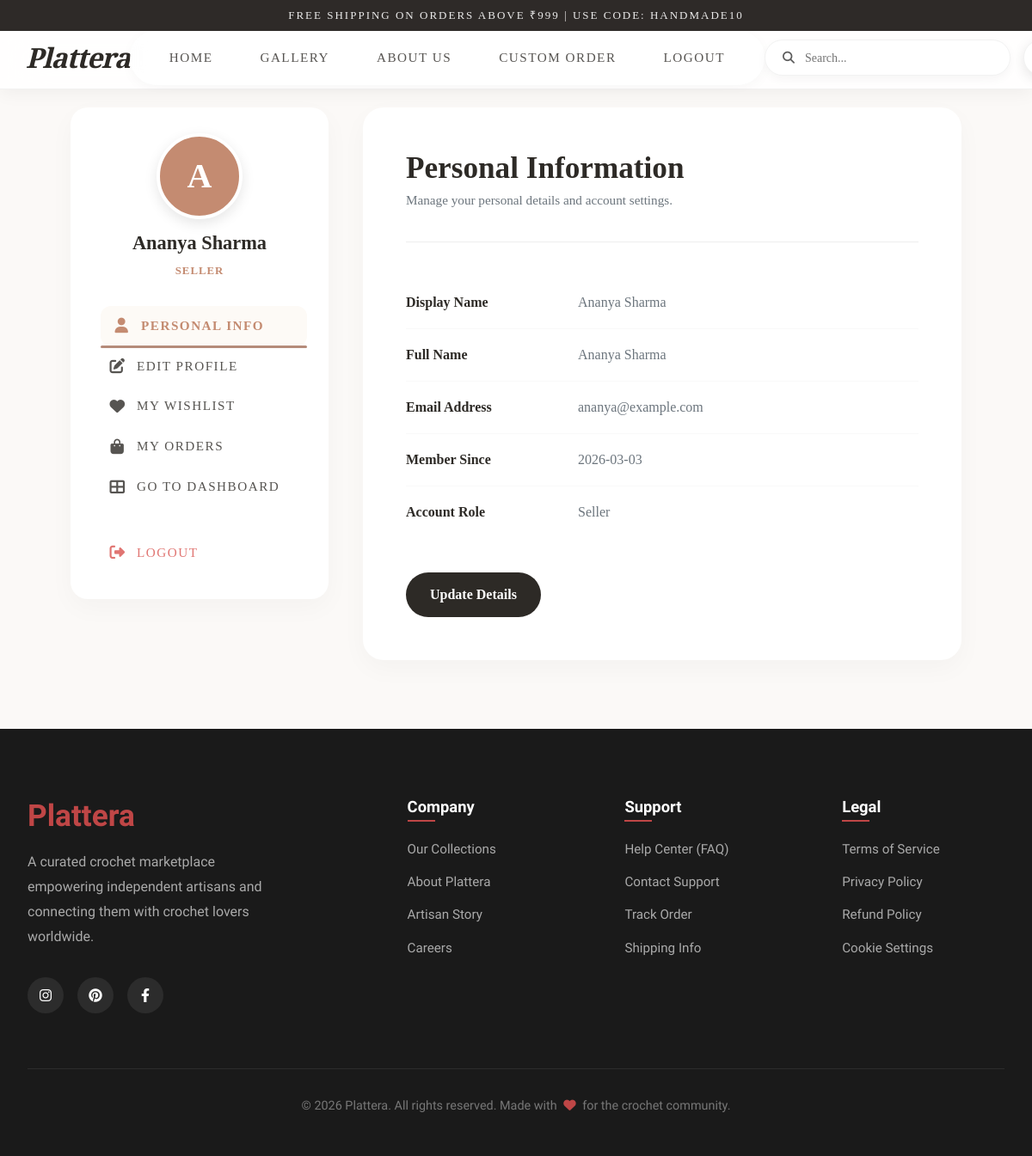
Page /auth/profile (signed in) on the committed database.
### tables this page shows
CREATE TABLE users (
        u_id INTEGER PRIMARY KEY AUTOINCREMENT,
        u_name TEXT NOT NULL,
        u_email TEXT UNIQUE NOT NULL,
        u_password TEXT NOT NULL,
        u_role TEXT CHECK(u_role IN ('admin','seller','buyer')) NOT NULL,
        created_at TIMESTAMP DEFAULT CURRENT_TIMESTAMP
    , first_name TEXT, last_name TEXT, approval_status TEXT DEFAULT 'Approved', phone_number TEXT, reset_token TEXT, reset_expiry TIMESTAMP);

### blueprints/auth.py (the view, shortened to what this page needs)
@auth_bp.route('/profile', methods=['GET', 'POST'])
@login_required
def profile():
    wishlist_items = query_db('''
        SELECT p.p_id, p.p_name, p.p_price, pi.image_url, sp.shop_name
        FROM wishlist w
        JOIN products p ON w.p_id = p.p_id
        LEFT JOIN product_images pi ON p.p_id = pi.p_id
        LEFT JOIN seller_profiles sp ON p.seller_id = sp.u_id
        WHERE w.u_id = ?
        GROUP BY p.p_id
        ORDER BY w.created_at DESC
    ''', [current_user.u_id])
    return render_template('auth/profile.html', wishlist_items=wishlist_items)

### db.py (called while the page is built)
def get_db():
    if 'db' not in g:
        g.db = sqlite3.connect(DATABASE)
        g.db.row_factory = sqlite3.Row
    return g.db

def query_db(query, args=(), one=False):
    cur = get_db().execute(query, args)
    rv = cur.fetchall()
    cur.close()
    return (rv[0] if rv else None) if one else rv

### models.py (called while the page is built)
    @staticmethod
    def get(user_id):
        row = query_db(
            'SELECT u_id, u_name, u_email, u_role, approval_status, phone_number, first_name, last_name, created_at FROM users WHERE u_id = ?',
            [user_id], one=True
        )
        if row is None:
            return None
        return User(
            u_id=row['u_id'],
            u_name=row['u_name'],
            u_email=row['u_email'],
            u_role=row['u_role'],
            approval_status=row['approval_status'],
            phone_number=row['phone_number'],
            first_name=row['first_name'],
            last_name=row['last_name'],
            created_at=row['created_at']
        )

### templates/auth/profile.html (shortened to what this page needs)
{% extends "base.html" %}
{% block content %}
<div class="profile-page-wrapper">
    <div class="profile-container">
        <div class="profile-grid">
            <aside class="profile-nav">
                <div class="profile-pic-container">
                    <div class="profile-pic-circle">
                        {{ (current_user.first_name or current_user.u_name)[0]|upper }}
                    </div>
                    <h3 class="profile-nav-name">{{ current_user.u_name }}</h3>
                    <span class="profile-nav-role">{{ current_user.u_role|title }}</span>
                </div>
                <div class="nav-list">
                    <button class="nav-link active" onclick="switchPane('personal-info')" id="nav-info">
                        <i class="fas fa-user"></i> Personal Info
                    </button>
                    <button class="nav-link" onclick="switchPane('edit-profile')" id="nav-edit">
                        <i class="fas fa-edit"></i> Edit Profile
                    </button>
                    <button class="nav-link" onclick="switchPane('wishlist')" id="nav-wishlist">
                        <i class="fas fa-heart"></i> My Wishlist
                    </button>
                    <a href="{{ url_for('order.order_history') }}" class="nav-link">
                        <i class="fas fa-shopping-bag"></i> My Orders
                    </a>
                    <a href="{{ url_for('auth.dashboard') }}" class="nav-link">
                        <i class="fas fa-th-large"></i> Go to Dashboard
                    </a>
                    <a href="{{ url_for('auth.logout') }}" class="nav-link" style="color: #d9534f; margin-top: 30px;">
                        <i class="fas fa-sign-out-alt"></i> Logout
                    </a>
                </div>
            </aside>
            <main class="profile-main">
                <div class="content-pane active" id="personal-info">
                    <div class="pane-header">
                        <h2>Personal Information</h2>
                        <p>Manage your personal details and account settings.</p>
                    </div>
                    <div class="info-row">
                        <span class="info-label">Display Name</span>
                        <span class="info-value">{{ current_user.u_name }}</span>
                    </div>
                    <div class="info-row">
                        <span class="info-label">Full Name</span>
                        <span class="info-value">{{ current_user.first_name or '' }} {{ current_user.last_name or ''
                            }}</span>
                    </div>
                    <div class="info-row">
                        <span class="info-label">Email Address</span>
                        <span class="info-value">{{ current_user.u_email }}</span>
                    </div>
                    <div class="info-row">
                        <span class="info-label">Member Since</span>
                        <span class="info-value">
                            {% if current_user.created_at %}
                            {{ current_user.created_at[:10] }}
                            {% else %}
                            February 2026
                            {% endif %}
                        </span>
                    </div>
                    <div class="info-row" style="border:none;">
                        <span class="info-label">Account Role</span>
                        <span class="info-value">{{ current_user.u_role|title }}</span>
                    </div>
                    <div style="margin-top: 40px;">
                        <button class="btn-action btn-primary" onclick="switchPane('edit-profile')">
                            Update Details
                        </button>
                    </div>
                </div>
            </main>
        </div>
    </div>
</div>
{% endblock %}

### templates/base.html (style rules this page uses)
:root { --primary: #b58b7a; --text-dark: #2e2a28; --font-heading: 'Crimson Pro', serif; --font-body: 'Tenor Sans', sans-serif; --container-width: 1280px; }
html { font-size: 100%; }
body { font-family: var(--font-body) !important; color: var(--text-dark); background-color: #fbf9f7; }
h1, h2, h3, h4, h5, h6 { font-family: var(--font-heading) !important; font-weight: 600; }

### templates/partials/header.html (style rules this page uses)
html { scroll-behavior: smooth; }
:root { --bg-color: #fbf9f7; --text-dark: #2e2a28; --text-light: #5d5d5d; --accent-brown: #b58b7a; --glass-bg: rgba(255, 255, 255, 0.25); --glass-border: rgba(255, 255, 255, 0.5); --glass-shadow: 0 8px 32px 0 rgba(31, 38, 135, 0.07); --font-heading: var(--font-heading, 'Crimson Pro', serif); --font-body: var(--font-body, 'Tenor Sans', sans-serif); --container-width: 1400px; --transition: all 0.4s ease; }
body { font-family: var(--font-body); color: var(--text-dark); background-color: var(--bg-color); }
a { text-decoration: none; color: inherit; transition: var(--transition); }
.nav-link { color: var(--text-dark); text-decoration: none; font-size: 14px; font-weight: 600; text-transform: uppercase; letter-spacing: 1.5px; transition: all 0.3s ease; opacity: 0.8; position: relative; padding: 5px 0; white-space: nowrap; }
.nav-link::after { content: ''; position: absolute; bottom: -2px; left: 50%; transform: translateX(-50%); width: 0; height: 3px; background: var(--accent-brown); transition: width 0.3s ease; border-radius: 2px; }
.nav-link:hover::after, .nav-link.active::after { width: 100%; }
.nav-link:hover, .nav-link.active { opacity: 1; color: var(--accent-brown); font-weight: 700; }

### templates/auth/profile.html (style rules this page uses)
:root { --text-dark: #2d2a26; --text-muted: #6c757d; --primary-gold: #c48b71; --bg-shade: #fbf9f7; --white: #ffffff; --border-color: #eee; --transition: all 0.3s cubic-bezier(0.165, 0.84, 0.44, 1); }
.profile-page-wrapper { background-color: var(--bg-shade); min-height: 100vh; padding: 120px 0 80px; margin-top: -100px; position: relative; }
.profile-container { max-width: 1100px; margin: 0 auto; padding: 0 2rem; }
.profile-grid { display: grid; grid-template-columns: 300px 1fr; gap: 40px; }
.profile-nav { background: var(--white); padding: 30px; border-radius: 20px; box-shadow: 0 10px 30px rgba(0, 0, 0, 0.03); height: fit-content; }
.profile-pic-container { text-align: center; margin-bottom: 30px; }
.profile-pic-circle { width: 100px; height: 100px; background: var(--primary-gold); color: white; border-radius: 50%; display: flex; align-items: center; justify-content: center; font-size: 2.5rem; font-weight: 600; margin: 0 auto 15px; border: 4px solid var(--white); box-shadow: 0 5px 15px rgba(0, 0, 0, 0.1); }
.profile-nav-name { font-family: 'Crimson Pro', serif; font-size: 1.4rem; font-weight: 700; margin-bottom: 5px; }
.profile-nav-role { font-size: 0.8rem; text-transform: uppercase; color: var(--primary-gold); letter-spacing: 1px; font-weight: 600; }
.nav-list { list-style: none; margin-top: 30px; }
.nav-link { display: flex; align-items: center; gap: 12px; padding: 12px 15px; border-radius: 12px; color: var(--text-dark); text-decoration: none; font-weight: 500; transition: var(--transition); cursor: pointer; border: none; background: none; width: 100%; text-align: left; font-size: 0.95rem; }
.nav-link:hover, .nav-link.active { background: #fdfaf6; color: var(--primary-gold); transform: translateX(5px); }
.nav-link i { font-size: 1.1rem; width: 20px; text-align: center; }
.profile-main { background: var(--white); padding: 50px; border-radius: 24px; box-shadow: 0 10px 30px rgba(0, 0, 0, 0.03); }
.content-pane { display: none; animation: fadeIn 0.4s ease; }
.content-pane.active { display: block; }
.pane-header { margin-bottom: 40px; border-bottom: 1px solid var(--border-color); padding-bottom: 20px; }
.pane-header h2 { font-family: 'Crimson Pro', serif; font-size: 2.2rem; color: var(--text-dark); margin-bottom: 5px; }
.pane-header p { color: var(--text-muted); font-size: 0.95rem; }
.info-row { display: flex; justify-content: space-between; padding: 18px 0; border-bottom: 1px solid #f9f9f9; align-items: center; }
.info-label { font-weight: 600; color: var(--text-dark); width: 200px; }
.info-value { color: var(--text-muted); flex: 1; }
.btn-action { padding: 14px 28px; border-radius: 50px; font-weight: 600; cursor: pointer; transition: var(--transition); border: none; font-family: inherit; display: inline-flex; align-items: center; gap: 10px; }
.btn-primary { background: var(--text-dark); color: var(--white); }

### rows in the picture
users: first_name "A", u_name "Ananya Sharma", u_role "SELLER", first_name "Ananya", last_name "Sharma", u_email "ananya@example.com", created_at "2026-03-03", u_role "Seller"
